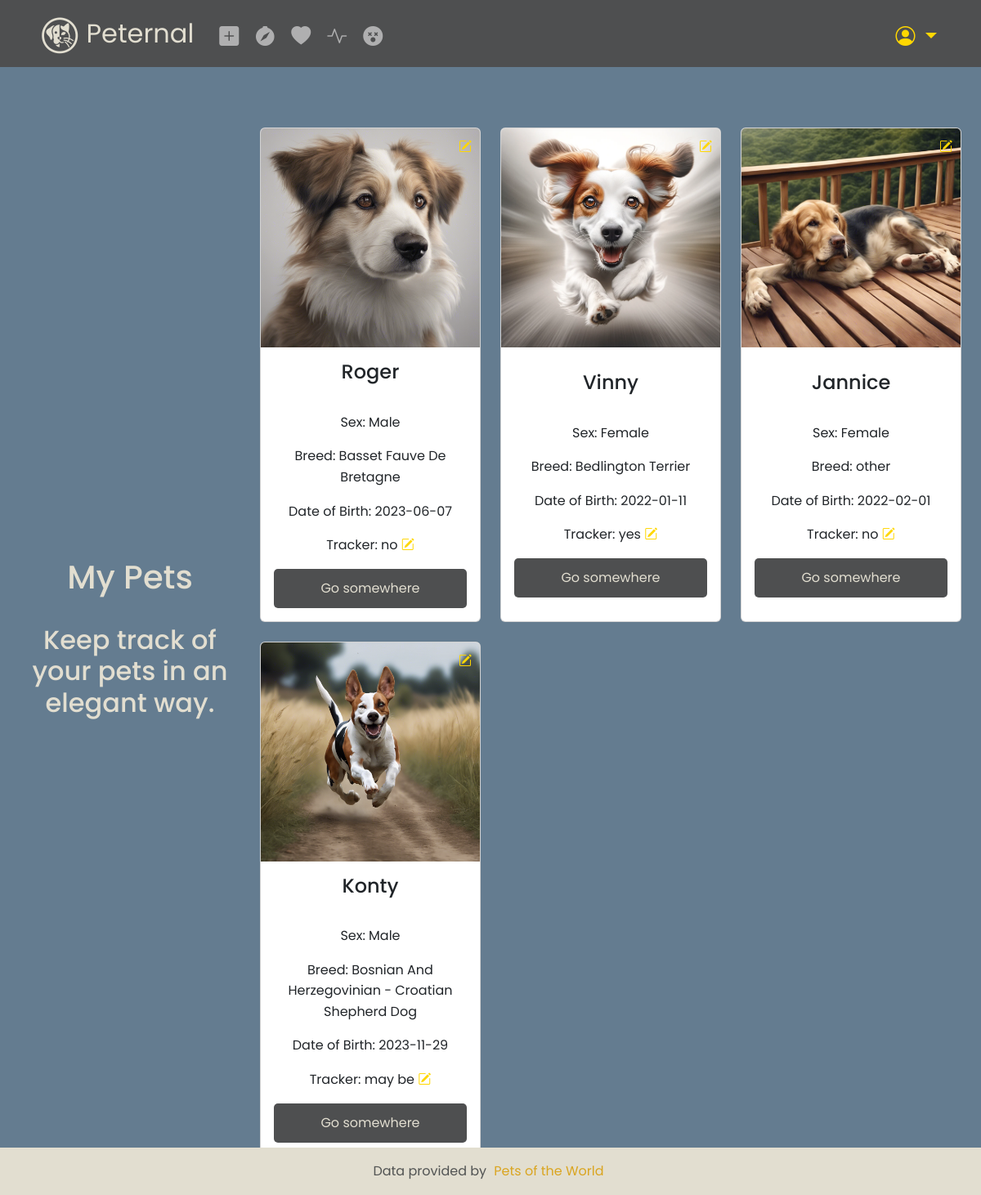
The page / (signed in) on the database its author committed.
### tables this page shows
CREATE TABLE pets (
    pets_id INTEGER PRIMARY KEY AUTOINCREMENT,
    user_id INTEGER,
    pet_type TEXT NOT NULL,
    pet_sex TEXT NOT NULL,
    pet_name TEXT NOT NULL,
    photo_path TEXT,
    breed TEXT,
    pet_dob DATE,
    tracker TEXT,
    FOREIGN KEY(user_id) REFERENCES users(user_id)
);

### app.py (the view)
@app.route("/")
@login_required
def index():
    user_id = session["user_id"]
    try:
        pets = get_pets(user_id)
    except ValueError as e:
        flash(str(e), 'danger')
        logging.error("Error fetching pets: %s", e)
        pets = []  # Default to an empty list in case of an error
    return render_template("index.html", pets=pets)

### app.py (called while the page is built)
@app.after_request
def after_request(response):
    response.headers["Cache-Control"] = "no-cache, no-store, must-revalidate"
    response.headers["Expires"] = 0
    response.headers["Pragma"] = "no-cache"
    return response

### auth.py (called while the page is built)
def login_required(f):
    @wraps(f)
    def decorated_function(*args, **kwargs):
        if session.get("user_id") is None:
            return redirect("/login")
        return f(*args, **kwargs)
    return decorated_function

### database.py (called while the page is built)
def get_db_connection():
    conn = sqlite3.connect(DATABASE)
    conn.row_factory = sqlite3.Row
    return conn

def get_pets(user_id):
    try:
        with get_db_connection() as conn:
            cursor = conn.cursor()
            cursor.execute("SELECT * FROM pets WHERE user_id = ?", (user_id,))
            pets = cursor.fetchall()
            return pets
    except sqlite3.IntegrityError as e:
        logging.error("Database error when fetching pets: %s", e)
        raise ValueError("Database error when fetching pets") from e

### templates/index.html (shortened to what this page needs)
{% extends "layout.html" %}
{% block main %}
<div class="container-fluid h-100 mb-4 mr-4 ml-4 mb-md-5 mr-md-5 ml-md-5">
    <div class="row h-100 align-items-center">
        <div class="col-md-3 col-12">
            <div class="fixed-column align-items-center h-100">
                <h1>My Pets</h1>
                <br>
                <h2>Keep track of your pets in an elegant way.</h2>
                <br>
            </div>
        </div>
        <div class="col-md-9 col-12">
            <div class="row">
                {% for pet in pets %}
                <div class="col-lg-4 col-md-6 col-12 mb-4">
                        <div class="card h-100">
                            <img src="{{ url_for('static', filename=pet.photo_path) }}" class="card-img-top" alt="{{ pet.pet_name }}">
                            <i class="bi bi-pencil-square edit-photo-icon" onclick="editPhoto(petId)"></i>
                            <div class="card-body">
                                <h4 class="card-title">{{ pet.pet_name }}</h4>
                                <br>
                                <p class="card-text">Sex: {{ pet.pet_sex }}</p>
                                <p class="card-text">Breed: {{ pet.breed }}</p>
                                <p class="card-text">Date of Birth: {{ pet.pet_dob }}</p>
                                <p class="card-text">Tracker: {{ pet.tracker }}
                                <i class="bi bi-pencil-square edit-tracker-icon" onclick="editTracker(petId)"></i></p>
                                <a href="#" class="btn btn-fit">Go somewhere</a>
                            </div>
                        </div>
                    </div>
                {% endfor %}
            </div>
        </div>
    </div>
</div>
{% endblock %}

### templates/layout.html (shortened to what this page needs)
<!DOCTYPE html>
<html lang="en">
    <head>
        <link href="https://cdn.jsdelivr.net/npm/bootstrap@5.3.2/dist/css/bootstrap.min.css" rel="stylesheet">
        <link href="https://cdnjs.cloudflare.com/ajax/libs/select2/4.0.13/css/select2.min.css" rel="stylesheet">
        <link href="https://cdnjs.cloudflare.com/ajax/libs/bootstrap-icons/1.7.2/font/bootstrap-icons.css" rel="stylesheet">
        <link href="/static/styles.css" rel="stylesheet">
    </head>
    <body>
        <nav class="navbar navbar-dark bg-navbar sticky-top navbar-expand-md">
            <div class="container-fluid">
                <a class="navbar-brand" href="/"><span class="red"><img src="/static/favicon.ico" alt="Peternal"> Peternal </a>
                <div class="collapse navbar-collapse" id="navbar">
                    {% if session["user_id"] %}
                        <ul class="navbar-nav nav-pills me-auto mt-2">
                            <li class="nav-item">
                                <a class="nav-link" href="/add_pet" title="Add Pet"><i class="bi bi-plus-square-fill"></i></a>
                            </li>
                            <li class="nav-item">
                                <a class="nav-link" href="/tracking" title="Tracking"><i class="bi bi-compass-fill"></i></a>
                            </li>
                            <li class="nav-item">
                                <a class="nav-link" href="/dating" title="Dating"><i class="bi bi-heart-fill"></i></a>
                            </li>
                            <li class="nav-item">
                                <a class="nav-link" href="/health" title="Health"><i class="bi bi-activity"></i></a>
                            </li>
                            <li class="nav-item">
                                <a class="nav-link" href="/afterlife" title="Afterlife"><i class="bi bi-emoji-dizzy-fill"></i></a>
                            </li>
                        </ul>
                        <div class="nav-item dropdown ms-auto mt-2">
                            <a class="nav-link dropdown-toggle nav-user-icon" href="#" id="navbarDropdown" role="button" data-bs-toggle="dropdown" aria-expanded="false">
                                <i class="bi bi-person-circle"></i>
                            </a>
                        </div>
                    {% else %}
                        <ul class="navbar-nav nav-pills ms-auto mt-2">
                            <li class="nav-item"><a class="nav-link" href="/register">Sign up</a></li>
                            <li class="nav-item"><a class="nav-link" href="/login">Log In</a></li>
                        </ul>
                    {% endif %}
                </div>
            </div>
        </nav>
        <header>
        </header>
        <main class="container-fluid text-center">
            {% block main %}{% endblock %}
        </main>
        <footer class="footer mt-auto py-3 bg-footer text-center text-muted fixed-bottom">
            <div class="container">
                <span class="text-body-secondary">
                    Data provided by <a href="https://froggystyle.biz/">Pets of the World</a>
                </span>
            </div>
        </footer>
    </body>
</html>

### static/styles.css (style rules this page uses)
html, body { height: 100%; width: 100%; margin: 0; }
:root { --main-color: #647C90; --light-color: #E2DED0; --dark-color: #4E4F50; --accent-color: #746C70; --highlight-color: #FFD700; --link-color: #DAA520; }
body { background-color: var(--main-color); color: var(--light-color); display: flex; flex-direction: column; font-family: 'Poppins', sans-serif; font-size: 100%; font-weight: 400; line-height: 1.6; }
a { color: var(--link-color); text-decoration: none; padding-left: 5px; padding-right: 5px; }
main { flex: 1; }
.navbar { background-color: var(--dark-color); color: var(--light-color); padding-left: 2rem; padding-right: 2rem; font-size: x-large; }
.navbar-brand { border: none; color: var(--light-color); font-size: xx-large; outline: 1px solid transparent; }
.navbar a:not(.navbar-brand) { border: 2px solid transparent; }
.nav-user-icon { color: var(--highlight-color); padding: 0.5rem; }
.bg-footer { background-color: var(--light-color); color: var(--dark-color); }
.btn-fit { background-color: var(--dark-color); border: 2px solid transparent; border-radius: 5px; color: var(--light-color); padding: 10px 20px; transition: all 0.1s; }
@media (min-width: 768px) { .col-md-9 { overflow-y: auto; max-height: 100vh; } }
.fixed-column { position: sticky; top: 0; }
.h-100 { height: 100%; }
.card .card-body { display: flex; flex-direction: column; justify-content: center; }
.card.h-100 { display: flex; flex-direction: column; }
.edit-photo-icon, .edit-tracker-icon { color: var(--highlight-color); cursor: pointer; }
.edit-photo-icon { position: absolute; top: 10px; right: 10px; }
header { min-height: 50px; position: relative; }

### rows shown on the page
pets: photo_path (picture), pet_name "Roger", pet_sex "Male", breed "Basset Fauve De Bretagne", pet_dob "2023-06-07", tracker "no"
pets: photo_path (picture), pet_name "Vinny", pet_sex "Female", breed "Bedlington Terrier", pet_dob "2022-01-11", tracker "yes"
pets: photo_path (picture), pet_name "Jannice", pet_sex "Female", breed "other", pet_dob "2022-02-01", tracker "no"
pets: photo_path (picture), pet_name "Konty", pet_sex "Male", breed "Bosnian And Herzegovinian - Croatian Shepherd Dog", pet_dob "2023-11-29", tracker "may be"
